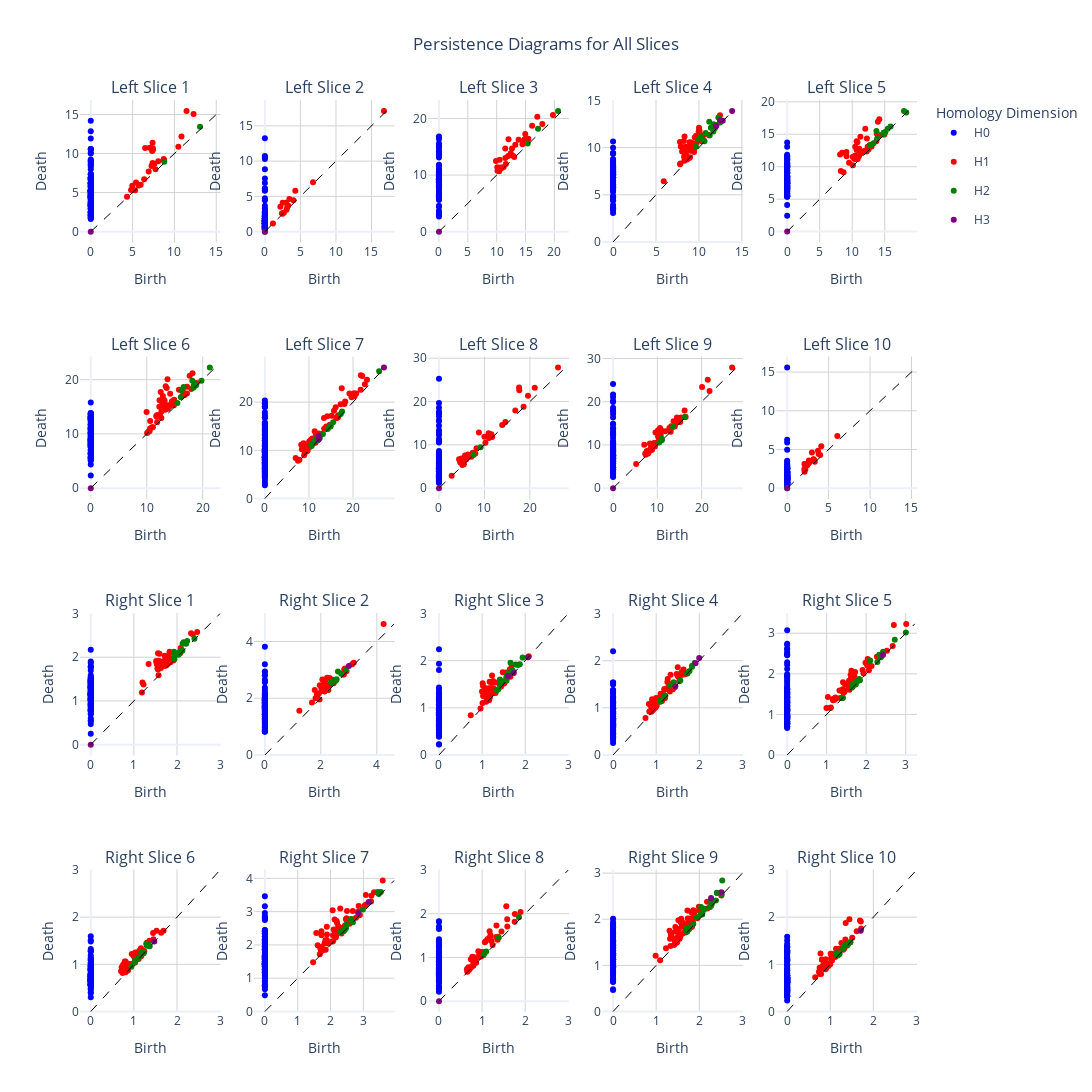

The notebook cell this image was saved under:
### Code cell
# --- Create Subplot Titles ---
left_titles = [f"Left Slice {i+1}" for i in range(len(left_diagrams))]
right_titles = [f"Right Slice {i+1}" for i in range(len(right_diagrams))]

# --- Create a 4x5 Figure with Subplots ---
fig = make_subplots(
    rows=4,
    cols=5,
    subplot_titles=(left_titles + right_titles)
)

# Define colors for the different homology dimensions
dim_colors = {
    0: 'blue',
    1: 'red',
    2: 'green',
    3: 'purple'
}

# --- Add Traces for Left Channel Diagrams (Rows 1-2) ---
for i, diagram_3d in enumerate(left_diagrams):
    # Correctly calculate row and column for a 5-column grid
    row = (i // 5) + 1
    col = (i % 5) + 1

    diagram_2d = diagram_3d[0]

    for dim in sorted(dim_colors.keys()):
        dim_mask = diagram_2d[:, 2] == dim
        birth = diagram_2d[dim_mask, 0]
        death = diagram_2d[dim_mask, 1]
        finite_mask = np.isfinite(death)

        fig.add_trace(
            go.Scatter(
                x=birth[finite_mask],
                y=death[finite_mask],
                mode='markers',
                marker_color=dim_colors.get(dim),
                name=f'H{dim}',
                legendgroup=f'H{dim}',
                showlegend=(i == 0)  # Show legend only on the very first plot
            ),
            row=row,
            col=col
        )

    max_val = np.max(diagram_2d[np.isfinite(diagram_2d[:, 1])]) if np.any(np.isfinite(diagram_2d[:, 1])) else 1
    fig.add_shape(
        type="line", x0=0, y0=0, x1=max_val, y1=max_val,
        line=dict(color="black", width=1, dash="dash"),
        row=row, col=col
    )

# --- Add Traces for Right Channel Diagrams (Rows 3-4) ---
for i, diagram_3d in enumerate(right_diagrams):
    # Calculate row and column, starting from row 3
    row = (i // 5) + 3
    col = (i % 5) + 1

    diagram_2d = diagram_3d[0]

    for dim in sorted(dim_colors.keys()):
        dim_mask = diagram_2d[:, 2] == dim
        birth = diagram_2d[dim_mask, 0]
        death = diagram_2d[dim_mask, 1]
        finite_mask = np.isfinite(death)

        fig.add_trace(
            go.Scatter(
                x=birth[finite_mask],
                y=death[finite_mask],
                mode='markers',
                marker_color=dim_colors.get(dim),
                name=f'H{dim}',
                legendgroup=f'H{dim}',
                showlegend=False  # Hide legends for all other plots
            ),
            row=row,
            col=col
        )

    max_val = np.max(diagram_2d[np.isfinite(diagram_2d[:, 1])]) if np.any(np.isfinite(diagram_2d[:, 1])) else 1
    fig.add_shape(
        type="line", x0=0, y0=0, x1=max_val, y1=max_val,
        line=dict(color="black", width=1, dash="dash"),
        row=row, col=col
    )

# --- Update Layout and Axis Titles ---
fig.update_layout(
    height=1200,  # Increased height for 4 rows
    width=1600,
    title_text="Persistence Diagrams for All Slices",
    title_x=0.5,
    legend_title_text='Homology Dimension',
    plot_bgcolor='white'
)

fig.update_xaxes(title_text="Birth", showgrid=True, gridwidth=1, gridcolor='lightgray')
fig.update_yaxes(title_text="Death", showgrid=True, gridwidth=1, gridcolor='lightgray')

fig.show()
